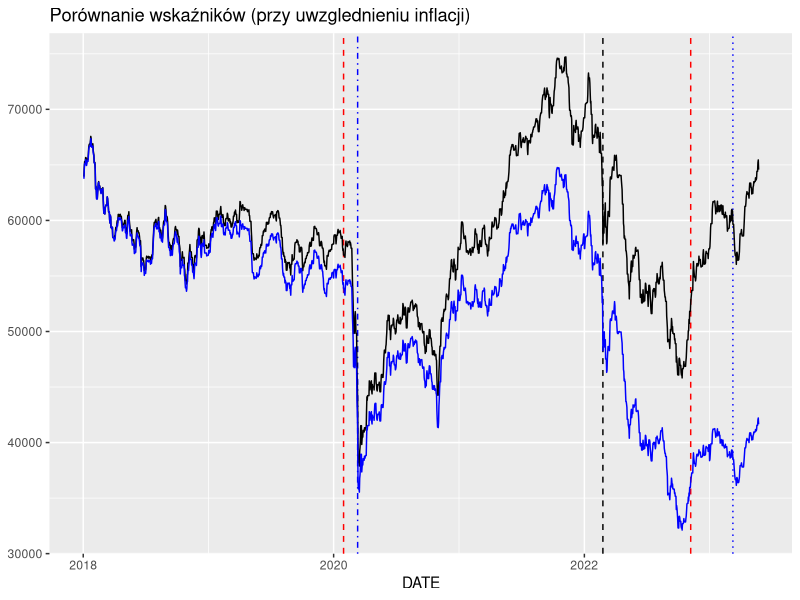
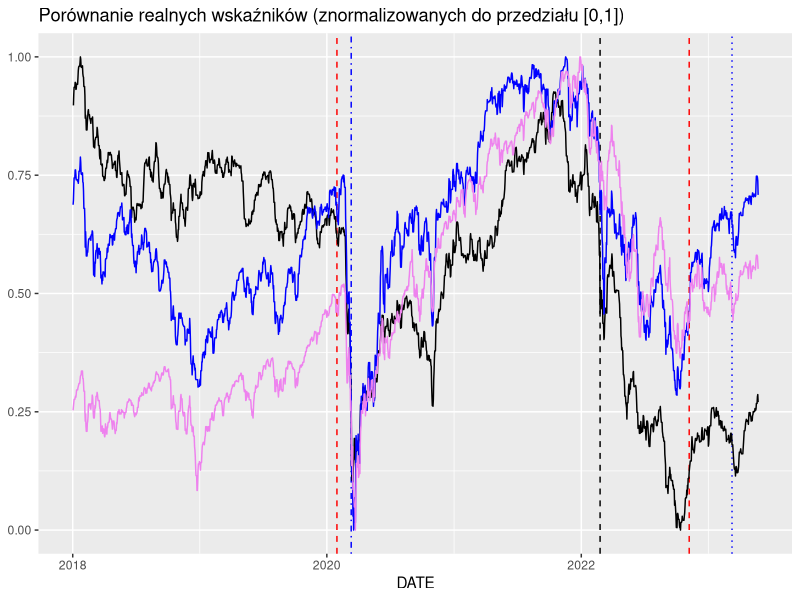
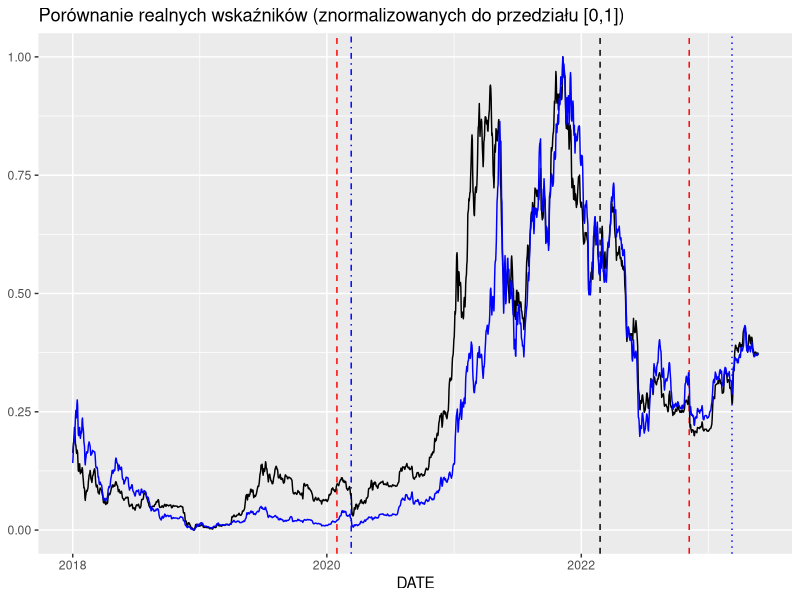

R code for these plots, in order:
library(dplyr)
library(tidyr)
library(readxl)
library(openxlsx)
library(ggplot2)

df_all_slim <-
  read_excel("data/prepared/df_all_slim.xlsx") %>%
  mutate(DATE = as.Date(DATE))

# sprawdzmy korelacje - metoda Pearsona (moze byc mylaca jezeli wartosci indeksow sa na roznych skalach)
df_corr_pearson <-
  df_all_slim %>%
  # "odwybierzmy" kolumne dat
  select(!DATE) %>%
  # usunmy puste wartosci
  drop_na() %>%
  cor(method = "pearson")

# sprawdzmy korelacje - metoda Spearmana (metoda rang, tj. sprawdza czy wystepuja podobne wzrosty i spadki)
df_corr_spearman <-
  df_all_slim %>%
  # "odwybierzmy" kolumne dat
  select(!DATE) %>%
  # usunmy puste wartosci
  drop_na() %>%
  cor(method = "spearman")

# porownanie wizualne
colnames(df_all_slim)
# [1] "DATE"                                       "^BTC"                                       "^ETH"
# [4] "^WIG"                                       "^WIG20"                                     "^PX"
# [7] "^OMXT"                                      "^BUX"                                       "^DAX"
# [10] "^CAC"                                       "^UKX"                                       "^SPX"
# [13] "^HEX"                                       "^UX"                                        "^RTS"
# [16] "^XU100"                                     "^SHC"                                       "intrate_Poland"
# [19] "intrate_Germany"                            "intrate_France"                             "intrate_United Kingdom"
# [22] "intrate_United States"                      "intrate_Finland"                            "intrate_Czech Republic"
# [25] "intrate_Estonia"                            "intrate_Hungary"                            "intrate_China (People's Republic of)"
# [28] "inflation_yy_Poland"                        "inflation_yy_Czech Republic"                "inflation_yy_Estonia"
# [31] "inflation_yy_Hungary"                       "inflation_yy_Germany"                       "inflation_yy_France"
# [34] "inflation_yy_United Kingdom"                "inflation_yy_United States"                 "inflation_yy_Finland"
# [37] "inflation_yy_Russia"                        "inflation_yy_Türkiye"                       "inflation_yy_China (People's Republic of)"
# [40] "inflation_acc_Poland"                       "inflation_acc_Czech Republic"               "inflation_acc_Estonia"
# [43] "inflation_acc_Hungary"                      "inflation_acc_Germany"                      "inflation_acc_France"
# [46] "inflation_acc_United Kingdom"               "inflation_acc_United States"                "inflation_acc_Finland"
# [49] "inflation_acc_Russia"                       "inflation_acc_Türkiye"                      "inflation_acc_China (People's Republic of)"

# poniewaz sprawdzamy wartosci nominalne, dla realnego poziomu rynkow, nalezy je zdyskontowac (poza kryptowalutami)
# realny wskaznik = (nominalny wskaznik)*(1 - % wartosc skumulowanej inflacji)
df_all_slim_real <-
  df_all_slim %>%
  transmute(
    DATE,
    `^BTC`,
    `^ETH`,
    `^WIG_real` = `^WIG` * (1 - inflation_acc_Poland),
    `^WIG20_real` = `^WIG20` * (1 - inflation_acc_Poland),
    `^PX_real` = `^PX` * (1 - `inflation_acc_Czech Republic`),
    `^OMXT_real` = `^OMXT` * (1 - inflation_acc_Estonia),
    `^BUX_real` = `^BUX` * (1 - inflation_acc_Hungary),
    `^DAX_real` = `^DAX` * (1 - inflation_acc_Germany),
    `^CAC_real` = `^CAC` * (1 - inflation_acc_France),
    `^UKX_real` = `^UKX` * (1 - `inflation_acc_United Kingdom`),
    `^SPX_real` = `^SPX` * (1 - `inflation_acc_United States`),
    `^HEX_real` = `^HEX` * (1 - inflation_acc_Finland),
    # `^UX_real` = `^UX` * (1 - inflation_acc_Ukraine), # brak danych
    `^RTS_real` = `^RTS` * (1 - inflation_acc_Russia),
    `^XU100_real` = `^XU100` * (1 - inflation_acc_Türkiye),
    `^SHC_real` = `^SHC` * (1 - `inflation_acc_China (People's Republic of)`)
  )

ggplot(df_all_slim_real, aes(x = DATE)) +
  # The World Health Organization declared the COVID-19 outbreak
  geom_vline(
    xintercept = as.numeric(as.Date("2020-01-30")),
    color = "red",
    linetype = "dashed"
  ) +
  # The World Health Organization declared the COVID-19 to be pandemic
  geom_vline(
    xintercept = as.numeric(as.Date("2020-03-11")),
    color = "blue",
    linetype = "dotdash"
  ) +
  # Russian aggression against Ukraine
  geom_vline(
    xintercept = as.numeric(as.Date("2022-02-24")),
    color = "black",
    linetype = "dashed"
  ) +
  # Bankruptcy of FTX
  geom_vline(
    xintercept = as.numeric(as.Date("2022-11-07")),
    color = "red",
    linetype = "dashed"
  ) +
  # Colapse of Silicon Valley Bank
  geom_vline(
    xintercept = as.numeric(as.Date("2023-03-10")),
    color = "blue",
    linetype = "dotted"
  ) +
  labs(title = "Porównanie wskaźników (przy uwzglednieniu inflacji)",
       x = "DATE",
       y = NULL) +
  geom_line(aes(y = df_all_slim$`^WIG`), color = "black") +
  geom_line(aes(y = `^WIG_real`), color = "blue") # jest roznica ...
# Na oko, rynek zdecydowanie odczul covid, a nastepnie wojne

# Jezeli chcemy porownywac tempo zmian rynkow to musimy znormalizowac dane do przedzialu [0,1]
# norm_minmax() https://medium.com/swlh/data-normalisation-with-r-6ef1d1947970
min_max <- function(x) {
  return((x - min(x, na.rm = TRUE)) /
           (max(x, na.rm = TRUE) - min(x, na.rm = TRUE)))
}

df_all_slim_norm <-
  df_all_slim_real %>%
  mutate_if(is.numeric, min_max)

ggplot(df_all_slim_norm, aes(x = DATE)) +
  # The World Health Organization declared the COVID-19 outbreak
  geom_vline(
    xintercept = as.numeric(as.Date("2020-01-30")),
    color = "red",
    linetype = "dashed"
  ) +
  # The World Health Organization declared the COVID-19 to be pandemic
  geom_vline(
    xintercept = as.numeric(as.Date("2020-03-11")),
    color = "blue",
    linetype = "dotdash"
  ) +
  # Russian aggression against Ukraine
  geom_vline(
    xintercept = as.numeric(as.Date("2022-02-24")),
    color = "black",
    linetype = "dashed"
  ) +
  # Bankruptcy of FTX
  geom_vline(
    xintercept = as.numeric(as.Date("2022-11-07")),
    color = "red",
    linetype = "dashed"
  ) +
  # Colapse of Silicon Valley Bank
  geom_vline(
    xintercept = as.numeric(as.Date("2023-03-10")),
    color = "blue",
    linetype = "dotted"
  ) +
  labs(title = "Porównanie realnych wskaźników (znormalizowanych do przedziału [0,1])",
       x = "DATE",
       y = NULL) +
  geom_line(aes(y = `^WIG_real`), color = "black") +
  geom_line(aes(y = `^DAX_real`), color = "blue") +
  geom_line(aes(y = `^SPX_real`), color = "violet")

ggplot(df_all_slim_norm, aes(x = DATE)) +
  # The World Health Organization declared the COVID-19 outbreak
  geom_vline(
    xintercept = as.numeric(as.Date("2020-01-30")),
    color = "red",
    linetype = "dashed"
  ) +
  # The World Health Organization declared the COVID-19 to be pandemic
  geom_vline(
    xintercept = as.numeric(as.Date("2020-03-11")),
    color = "blue",
    linetype = "dotdash"
  ) +
  # Russian aggression against Ukraine
  geom_vline(
    xintercept = as.numeric(as.Date("2022-02-24")),
    color = "black",
    linetype = "dashed"
  ) +
  # Bankruptcy of FTX
  geom_vline(
    xintercept = as.numeric(as.Date("2022-11-07")),
    color = "red",
    linetype = "dashed"
  ) +
  # Colapse of Silicon Valley Bank
  geom_vline(
    xintercept = as.numeric(as.Date("2023-03-10")),
    color = "blue",
    linetype = "dotted"
  ) +
  labs(title = "Porównanie realnych wskaźników (znormalizowanych do przedziału [0,1])",
       x = "DATE",
       y = NULL) +
  geom_line(aes(y = `^BTC`), color = "black") +
  geom_line(aes(y = `^ETH`), color = "blue")

# zapis do pliku
write.xlsx(
  x = df_all_slim_norm,
  file = "./data/prepared/df_all_slim_norm.xlsx",
  overwrite = TRUE,
  rowNames = FALSE
)

write.xlsx(
  x = df_all_slim_real,
  file = "./data/prepared/df_all_slim_real.xlsx",
  overwrite = TRUE,
  rowNames = FALSE
)
